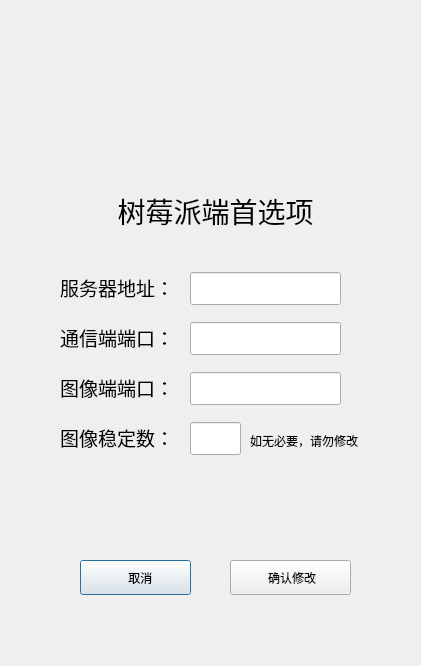
<?xml version="1.0" encoding="UTF-8"?>
<ui version="4.0">
 <class>setting_UI</class>
 <widget class="QDialog" name="setting_UI">
  <property name="geometry">
   <rect>
    <x>0</x>
    <y>0</y>
    <width>421</width>
    <height>666</height>
   </rect>
  </property>
  <property name="windowTitle">
   <string>首选项——树莓派</string>
  </property>
  <widget class="QLabel" name="label">
   <property name="geometry">
    <rect>
     <x>130</x>
     <y>30</y>
     <width>161</width>
     <height>151</height>
    </rect>
   </property>
   <property name="text">
    <string/>
   </property>
   <property name="pixmap">
    <pixmap>设置.png</pixmap>
   </property>
   <property name="scaledContents">
    <bool>true</bool>
   </property>
  </widget>
  <widget class="QLabel" name="label_2">
   <property name="geometry">
    <rect>
     <x>90</x>
     <y>190</y>
     <width>251</width>
     <height>41</height>
    </rect>
   </property>
   <property name="font">
    <font>
     <pointsize>21</pointsize>
     <weight>50</weight>
     <bold>false</bold>
    </font>
   </property>
   <property name="text">
    <string>树莓派端首选项</string>
   </property>
   <property name="alignment">
    <set>Qt::AlignCenter</set>
   </property>
  </widget>
  <widget class="QLabel" name="label_3">
   <property name="geometry">
    <rect>
     <x>60</x>
     <y>272</y>
     <width>121</width>
     <height>31</height>
    </rect>
   </property>
   <property name="font">
    <font>
     <pointsize>14</pointsize>
    </font>
   </property>
   <property name="text">
    <string>服务器地址：</string>
   </property>
  </widget>
  <widget class="QLineEdit" name="lineEdit_ip">
   <property name="geometry">
    <rect>
     <x>190</x>
     <y>272</y>
     <width>151</width>
     <height>33</height>
    </rect>
   </property>
  </widget>
  <widget class="QLabel" name="label_4">
   <property name="geometry">
    <rect>
     <x>60</x>
     <y>322</y>
     <width>121</width>
     <height>31</height>
    </rect>
   </property>
   <property name="font">
    <font>
     <pointsize>14</pointsize>
    </font>
   </property>
   <property name="text">
    <string>通信端端口：</string>
   </property>
  </widget>
  <widget class="QLineEdit" name="lineEdit_commPort">
   <property name="geometry">
    <rect>
     <x>190</x>
     <y>322</y>
     <width>151</width>
     <height>33</height>
    </rect>
   </property>
  </widget>
  <widget class="QLabel" name="label_5">
   <property name="geometry">
    <rect>
     <x>60</x>
     <y>372</y>
     <width>121</width>
     <height>31</height>
    </rect>
   </property>
   <property name="font">
    <font>
     <pointsize>14</pointsize>
    </font>
   </property>
   <property name="text">
    <string>图像端端口：</string>
   </property>
  </widget>
  <widget class="QLineEdit" name="lineEdit_imgPort">
   <property name="geometry">
    <rect>
     <x>190</x>
     <y>372</y>
     <width>151</width>
     <height>33</height>
    </rect>
   </property>
  </widget>
  <widget class="QLineEdit" name="lineEdit_imgFrames">
   <property name="geometry">
    <rect>
     <x>190</x>
     <y>422</y>
     <width>51</width>
     <height>33</height>
    </rect>
   </property>
  </widget>
  <widget class="QLabel" name="label_6">
   <property name="geometry">
    <rect>
     <x>60</x>
     <y>422</y>
     <width>121</width>
     <height>31</height>
    </rect>
   </property>
   <property name="font">
    <font>
     <pointsize>14</pointsize>
    </font>
   </property>
   <property name="text">
    <string>图像稳定数：</string>
   </property>
  </widget>
  <widget class="QLabel" name="label_7">
   <property name="geometry">
    <rect>
     <x>250</x>
     <y>430</y>
     <width>151</width>
     <height>21</height>
    </rect>
   </property>
   <property name="text">
    <string>如无必要，请勿修改</string>
   </property>
  </widget>
  <widget class="QPushButton" name="button_cancle">
   <property name="geometry">
    <rect>
     <x>80</x>
     <y>560</y>
     <width>111</width>
     <height>35</height>
    </rect>
   </property>
   <property name="text">
    <string>   取消</string>
   </property>
   <property name="icon">
    <iconset>
     <normaloff>关闭.png</normaloff>关闭.png</iconset>
   </property>
   <property name="iconSize">
    <size>
     <width>20</width>
     <height>20</height>
    </size>
   </property>
  </widget>
  <widget class="QPushButton" name="button_yes">
   <property name="geometry">
    <rect>
     <x>230</x>
     <y>560</y>
     <width>121</width>
     <height>35</height>
    </rect>
   </property>
   <property name="text">
    <string> 确认修改</string>
   </property>
   <property name="icon">
    <iconset>
     <normaloff>编辑.png</normaloff>编辑.png</iconset>
   </property>
   <property name="iconSize">
    <size>
     <width>20</width>
     <height>20</height>
    </size>
   </property>
  </widget>
 </widget>
 <resources/>
 <connections/>
</ui>
